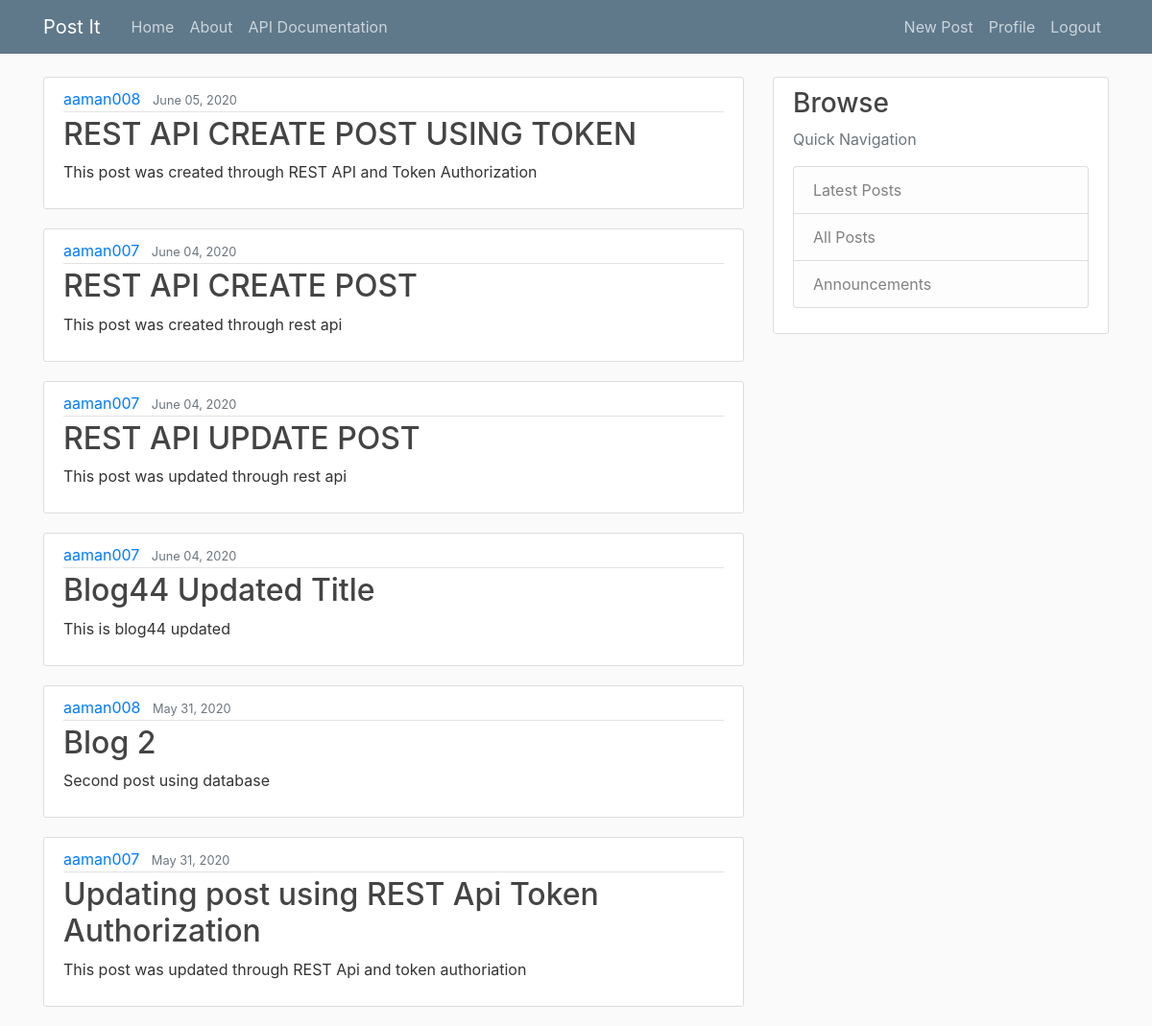
The app's page / (signed in) with its own data.
### blog/models.py (models this page shows, shortened)
class Post(models.Model):
    title = models.CharField(max_length=100, null=False, blank=True)
    content = models.TextField(null=False, blank=False)
    date_published = models.DateTimeField(default=timezone.now)
    author = models.ForeignKey(User, on_delete=models.CASCADE)

### blog/views.py (the view)
class PostListView(ListView):
    model = Post
    template_name = 'blog/home.html'
    context_object_name = 'posts'
    ordering = ['-date_published']

### blog/templates/blog/home.html
{% extends "blog/base.html" %}
{% block content %}
    {% for post in posts %}
        <article class="media content-section">
          <div class="media-body">
            <div class="article-metadata">
              <a class="mr-2" href="#">{{ post.author }}</a>
              <small class="text-muted">{{ post.date_published | date:"F d, Y" }}</small>
            </div>
            <h2><a class="article-title" href="{% url 'post-detail' post.id %}">{{ post.title }}</a></h2>
            <p class="article-content">{{ post.content }}</p>
          </div>
        </article>
    {% endfor %}
{% endblock %}

### blog/static/blog/main.css (style rules this page uses)
body { background: #fafafa; color: #333333; margin-top: 5rem; }
h1, h2, h3, h4, h5, h6 { color: #444444; }
.content-section { background: #ffffff; padding: 10px 20px; border: 1px solid #dddddd; border-radius: 3px; margin-bottom: 20px; }
.article-title { color: #444444; }
.article-content { white-space: pre-line; }
.article-metadata { padding-bottom: 1px; margin-bottom: 4px; border-bottom: 1px solid #e3e3e3 }

### records on screen
Post: author "aaman008", date_published "June 05, 2020", title "REST API CREATE POST USING TOKEN", content "This post was created through REST API and Token Authorization"
Post: author "aaman007", date_published "June 04, 2020", title "REST API CREATE POST", content "This post was created through rest api"
Post: author "aaman007", date_published "June 04, 2020", title "REST API UPDATE POST", content "This post was updated through rest api"
Post: author "aaman007", date_published "June 04, 2020", title "Blog44 Updated Title", content "This is blog44 updated"
Post: author "aaman008", date_published "May 31, 2020", title "Blog 2", content "Second post using database"
Post: author "aaman007", date_published "May 31, 2020", title "Updating post using REST Api Token Authorization", content "This post was updated through REST Api and token authoriation"
